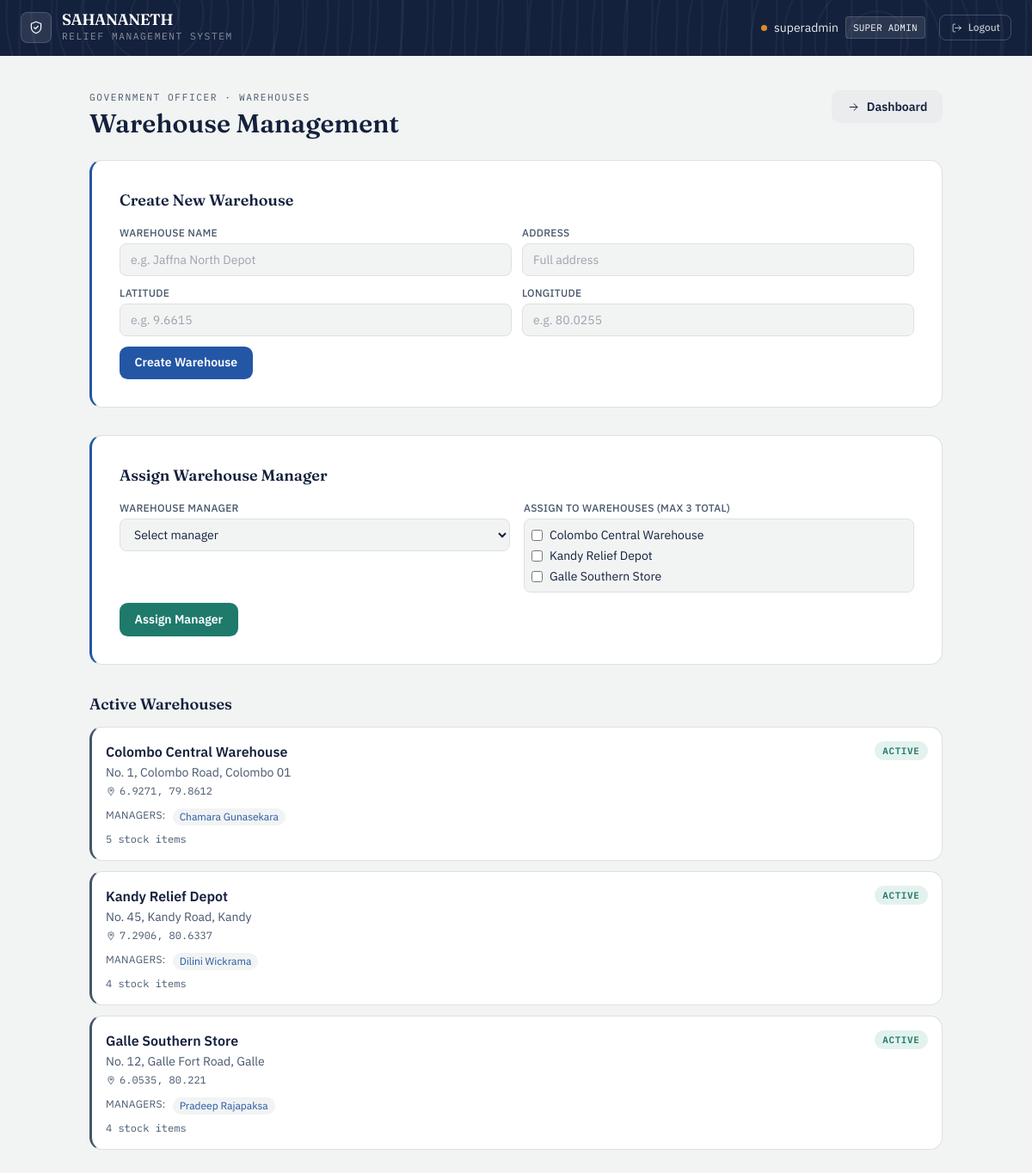
Screenshot of /admin/warehouses (signed in) with the database file from the repository.
### app/models/user.py (models this page shows, shortened)
class User(UserMixin, db.Model):
    __tablename__ = 'users'
    id = db.Column(db.Integer, primary_key=True)
    username = db.Column(db.String(80), unique=True, nullable=False)
    full_name = db.Column(db.String(150), nullable=True)
    password_hash = db.Column(db.String(256), nullable=False)
    role_level = db.Column(
    db.Enum('super_admin', 'gov_officer', 'field_officer',
            'warehouse_manager', 'citizen',
            name='user_role_enum'),
    nullable=False
)
    status = db.Column(
        db.Enum('pending', 'active', 'needs_verification', 'verified', 'rejected',name='user_status_enum'),
        default='pending',
        nullable=False
    )
    assigned_node_id = db.Column(db.Integer, nullable=True)
    created_at = db.Column(db.DateTime, default=datetime.utcnow)

### app/models/warehouse.py (models this page shows, shortened)
class Warehouse(db.Model):
    __tablename__ = 'warehouses'
    id = db.Column(db.Integer, primary_key=True)
    warehouse_name = db.Column(db.String(150), nullable=False)
    latitude = db.Column(db.Float, nullable=True)
    longitude = db.Column(db.Float, nullable=True)
    address = db.Column(db.String(255), nullable=True)
    status = db.Column(
        db.Enum('pending_approval', 'active', 'inactive',
                name='warehouse_status_enum'),
        default='pending_approval',
        nullable=False
    )
    created_by_id = db.Column(db.Integer, db.ForeignKey('users.id'), nullable=True)
    approved_by_id = db.Column(db.Integer, db.ForeignKey('users.id'), nullable=True)
    created_at = db.Column(db.DateTime, default=datetime.utcnow)
    created_by = db.relationship('User', foreign_keys=[created_by_id],
                                 backref='created_warehouses')
    approved_by = db.relationship('User', foreign_keys=[approved_by_id],
                                  backref='approved_warehouses')
    inventory = db.relationship('InventoryStock', backref='warehouse',
                                cascade='all, delete-orphan')
    assignments = db.relationship('WarehouseAssignment', back_populates='warehouse',
                              cascade='all, delete-orphan')

### app/models/warehouse_assignment.py (models this page shows, shortened)
class WarehouseAssignment(db.Model):
    __tablename__ = 'warehouse_assignments'
    id = db.Column(db.Integer, primary_key=True)
    user_id = db.Column(db.Integer, db.ForeignKey('users.id'), nullable=False)
    warehouse_id = db.Column(db.Integer, db.ForeignKey('warehouses.id'), nullable=False)
    assigned_at = db.Column(db.DateTime, default=datetime.utcnow)
    assigned_by_id = db.Column(db.Integer, db.ForeignKey('users.id'), nullable=True)
    user = db.relationship('User', foreign_keys=[user_id], backref='warehouse_assignments')
    warehouse = db.relationship('Warehouse', back_populates='assignments')
    assigned_by = db.relationship('User', foreign_keys=[assigned_by_id])

### app/routes/super_admin.py (the view)
@admin_bp.route('/warehouses')
@login_required
@role_required('super_admin')
def warehouses():
    from app.models.warehouse import Warehouse
    from app.models.warehouse_assignment import WarehouseAssignment
    from app.models.user import User
    active_warehouses = Warehouse.query.filter_by(status='active').all()
    pending_warehouses = Warehouse.query.filter_by(status='pending_approval').all()
    warehouse_managers = User.query.filter_by(
        role_level='warehouse_manager', status='active'
    ).all()
    return render_template('gov_officer/warehouses.html',
                           active_warehouses=active_warehouses,
                           pending_warehouses=pending_warehouses,
                           warehouse_managers=warehouse_managers,
                           all_warehouses=active_warehouses)

### app/models/user.py (called while the page is built)
@login_manager.user_loader
def load_user(user_id):
    return User.query.get(int(user_id))

### app/utils.py (called while the page is built)
def role_required(*roles):
    def decorator(f):
        @wraps(f)
        def decorated_function(*args, **kwargs):
            if not current_user.is_authenticated:
                abort(401)
            if current_user.role_level not in roles:
                abort(403)
            return f(*args, **kwargs)
        return decorated_function
    return decorator

### app/templates/gov_officer/warehouses.html (shortened to what this page needs)
{% extends "base.html" %}
{% block content %}
<div class="mx-auto mt-10 max-w-5xl px-4 pb-16">
    <div class="mb-6 flex flex-wrap items-start justify-between gap-3">
        <div>
            <div class="eyebrow">Government Officer · Warehouses</div>
            <h1 class="mt-1 font-display text-3xl font-semibold text-ink">Warehouse Management</h1>
        </div>
        <a href="/gov/dashboard" class="btn-ghost inline-flex items-center gap-2">
            <svg class="icon" style="width:15px;height:15px"><use href="#icon-arrow-right"/></svg>
            Dashboard
        </a>
    </div>
    <div class="ledger-card tone-civic p-6 md:p-8 mb-8">
        <h2 class="mb-4 font-display text-lg font-semibold text-ink">Create New Warehouse</h2>
        <form method="POST" action="/gov/warehouses/create" class="space-y-3">
            <div class="grid grid-cols-1 gap-3 md:grid-cols-2">
                <div>
                    <label class="mb-1 block text-xs font-medium uppercase tracking-wide text-slate">Warehouse Name</label>
                    <input type="text" name="warehouse_name" required
                        class="w-full rounded-lg border border-line bg-paper px-3 py-2 text-sm text-ink focus:border-civic focus:outline-none focus:ring-2 focus:ring-civic/40"
                        placeholder="e.g. Jaffna North Depot">
                </div>
                <div>
                    <label class="mb-1 block text-xs font-medium uppercase tracking-wide text-slate">Address</label>
                    <input type="text" name="address"
                        class="w-full rounded-lg border border-line bg-paper px-3 py-2 text-sm text-ink focus:border-civic focus:outline-none focus:ring-2 focus:ring-civic/40"
                        placeholder="Full address">
                </div>
                <div>
                    <label class="mb-1 block text-xs font-medium uppercase tracking-wide text-slate">Latitude</label>
                    <input type="text" name="latitude"
                        class="w-full rounded-lg border border-line bg-paper px-3 py-2 text-sm text-ink focus:border-civic focus:outline-none focus:ring-2 focus:ring-civic/40"
                        placeholder="e.g. 9.6615">
                </div>
                <div>
                    <label class="mb-1 block text-xs font-medium uppercase tracking-wide text-slate">Longitude</label>
                    <input type="text" name="longitude"
                        class="w-full rounded-lg border border-line bg-paper px-3 py-2 text-sm text-ink focus:border-civic focus:outline-none focus:ring-2 focus:ring-civic/40"
                        placeholder="e.g. 80.0255">
                </div>
            </div>
            <button type="submit" class="btn-primary">
                Create Warehouse
            </button>
        </form>
    </div>
    <div class="ledger-card tone-civic p-6 md:p-8 mb-8">
        <h2 class="mb-4 font-display text-lg font-semibold text-ink">Assign Warehouse Manager</h2>
        <form method="POST" action="/gov/warehouses/assign-manager" class="space-y-3">
            <div class="grid grid-cols-1 gap-4 md:grid-cols-2">
                <div>
                    <label class="mb-1 block text-xs font-medium uppercase tracking-wide text-slate">Warehouse Manager</label>
                    <select name="user_id" required
                        class="w-full rounded-lg border border-line bg-paper px-3 py-2 text-sm text-ink focus:border-civic focus:outline-none focus:ring-2 focus:ring-civic/40">
                        <option value="" disabled selected>Select manager</option>
                    </select>
                </div>
                <div>
                    <label class="mb-1 block text-xs font-medium uppercase tracking-wide text-slate">
                        Assign to Warehouses (max 3 total)
                    </label>
                    <div class="max-h-40 space-y-1 overflow-y-auto rounded-lg border border-line bg-paper p-2">
                        {% for w in all_warehouses %}
                        <label class="flex items-center gap-2 text-sm text-ink">
                            <input type="checkbox" name="warehouse_ids" value="{{ w.id }}" class="rounded border-line text-civic">
                            {{ w.warehouse_name }}
                        </label>
                        {% endfor %}
                    </div>
                </div>
            </div>
            <button type="submit" class="btn-secondary">
                Assign Manager
            </button>
        </form>
    </div>
    <h2 class="mb-3 font-display text-lg font-semibold text-ink">Active Warehouses</h2>
    <div class="space-y-3">
        {% for w in active_warehouses %}
        <div class="ledger-card tone-slate p-4">
            <div class="flex flex-wrap items-start justify-between gap-3">
                <div>
                    <p class="font-semibold text-ink">{{ w.warehouse_name }}</p>
                    <p class="mt-0.5 text-sm text-slate">{{ w.address or 'No address' }}</p>
                    {% if w.latitude and w.longitude %}
                    <p class="mt-1 flex items-center gap-1 text-xs font-mono text-slate">
                        <svg class="icon" style="width:12px;height:12px"><use href="#icon-pin"/></svg>
                        {{ w.latitude }}, {{ w.longitude }}
                    </p>
                    {% endif %}
                </div>
                <span class="status-pill status-approved">Active</span>
            </div>
            <div class="mt-3 flex flex-wrap gap-2">
                <span class="text-xs uppercase tracking-wide text-slate">Managers:</span>
                {% for a in w.assignments %}
                <span class="rounded-full bg-paper px-2 py-0.5 text-xs text-civic">
                    {{ a.user.full_name or a.user.username }}
                </span>
                {% else %}
                <span class="text-xs text-slate">No managers assigned</span>
                {% endfor %}
            </div>
            <div class="mt-2 text-xs font-mono text-slate">
                {{ w.inventory|length }} stock items
            </div>
        </div>
        {% endfor %}
    </div>
</div>
{% endblock %}

### app/templates/base.html (shortened to what this page needs)
<!DOCTYPE html>
<html lang="en">
<head>
    <script src="https://cdn.tailwindcss.com"></script>
</head>
<body class="min-h-screen text-ink">
{% if current_user.is_authenticated %}
<nav class="contour-bg text-white px-6 py-3.5 flex justify-between items-center">
    <div class="flex items-center gap-3">
        <div class="w-9 h-9 rounded-lg bg-white/10 border border-white/15 flex items-center justify-center">
            <svg class="icon text-white"><use href="#icon-shield"/></svg>
        </div>
        <div>
            <div class="font-display font-semibold text-lg leading-none tracking-tight">SAHANANETH</div>
            <div class="eyebrow text-white/50 mt-0.5">Relief Management System</div>
        </div>
    </div>
    <div class="flex gap-4 items-center text-sm">
        <div class="flex items-center gap-2">
            <span class="badge-dot bg-amber"></span>
            <span class="text-white/90">{{ current_user.username }}</span>
            <span class="font-mono text-[0.68rem] tracking-wide uppercase bg-white/10 border border-white/15 px-2 py-0.5 rounded">
                {{ current_user.role_level.replace('_', ' ').title() }}
            </span>
        </div>
        <a href="/auth/logout" class="flex items-center gap-1.5 text-white/70 hover:text-white border border-white/20 hover:border-white/40 px-3 py-1.5 rounded-lg transition">
            <svg class="icon" style="width:15px;height:15px"><use href="#icon-logout"/></svg>
            <span class="text-xs font-medium">Logout</span>
        </a>
    </div>
</nav>
{% endif %}
<main class="{% block main_class %}{% endblock %}">
    {% block content %}{% endblock %}
</main>
</body>
</html>

### app/templates/base.html (style rules this page uses)
body { font-family: 'IBM Plex Sans', sans-serif; background: #F2F4F3; }
.font-display { font-family: 'Fraunces', serif; }
.font-mono { font-family: 'IBM Plex Mono', monospace; }
.eyebrow { font-family: 'IBM Plex Mono', monospace; font-size: 0.7rem; letter-spacing: 0.14em; text-transform: uppercase; color: #46566B; }
.contour-bg { background-color: #14213D; background-image: repeating-radial-gradient(circle at 15% 25%, transparent 0, transparent 26px, rgba(255,255,255,0.045) 27px, rgba(255,255,255,0.045) 28px, transparent 29px), repeating-radial-gradient(circle at 85% 75%, transparent 0, transparent 34px, rgba(255,255,255,0.04) 35px, rgba(255,255,255,0.04) 36px, transparent 37px); }
.ledger-card { background: #fff; border: 1px solid #DCE1E0; border-radius: 0.9rem; border-left-width: 3px; }
.ledger-card.tone-civic { border-left-color: #2456A6; }
.ledger-card.tone-slate { border-left-color: #46566B; }
.status-pill { font-family: 'IBM Plex Mono', monospace; font-size: 0.68rem; letter-spacing: 0.06em; text-transform: uppercase; padding: 0.2rem 0.6rem; border-radius: 999px; font-weight: 600; white-space: nowrap; }
.status-approved, .status-verified, .status-active, .status-fulfilled { background: #E4F2EE; color: #1F7A6C; }
.badge-dot { width: 7px; height: 7px; border-radius: 999px; display: inline-block; }
.btn-primary { background: #2456A6; color: #fff; font-weight: 600; font-size: 0.875rem; padding: 0.55rem 1.1rem; border-radius: 0.6rem; transition: background 0.15s ease; }
.btn-secondary { background: #1F7A6C; color: #fff; font-weight: 600; font-size: 0.875rem; padding: 0.55rem 1.1rem; border-radius: 0.6rem; transition: background 0.15s ease; }
.btn-ghost { background: #EAECEE; color: #14213D; font-weight: 600; font-size: 0.875rem; padding: 0.55rem 1.1rem; border-radius: 0.6rem; transition: background 0.15s ease; }
.icon { width: 18px; height: 18px; stroke: currentColor; fill: none; stroke-width: 1.6; stroke-linecap: round; stroke-linejoin: round; }

### rows the page displays
User: username "superadmin", role_level.replace "SUPER ADMIN"
Warehouse: warehouse_name "Colombo Central Warehouse", address "No. 1, Colombo Road, Colombo 01", latitude "6.9271", longitude "79.8612", inventory|length "5"
Warehouse: warehouse_name "Kandy Relief Depot", address "No. 45, Kandy Road, Kandy", latitude "7.2906", longitude "80.6337", inventory|length "4"
Warehouse: warehouse_name "Galle Southern Store", address "No. 12, Galle Fort Road, Galle", latitude "6.0535", longitude "80.221", inventory|length "4"
WarehouseAssignment: user "Chamara Gunasekara"
WarehouseAssignment: user "Dilini Wickrama"
WarehouseAssignment: user "Pradeep Rajapaksa"
